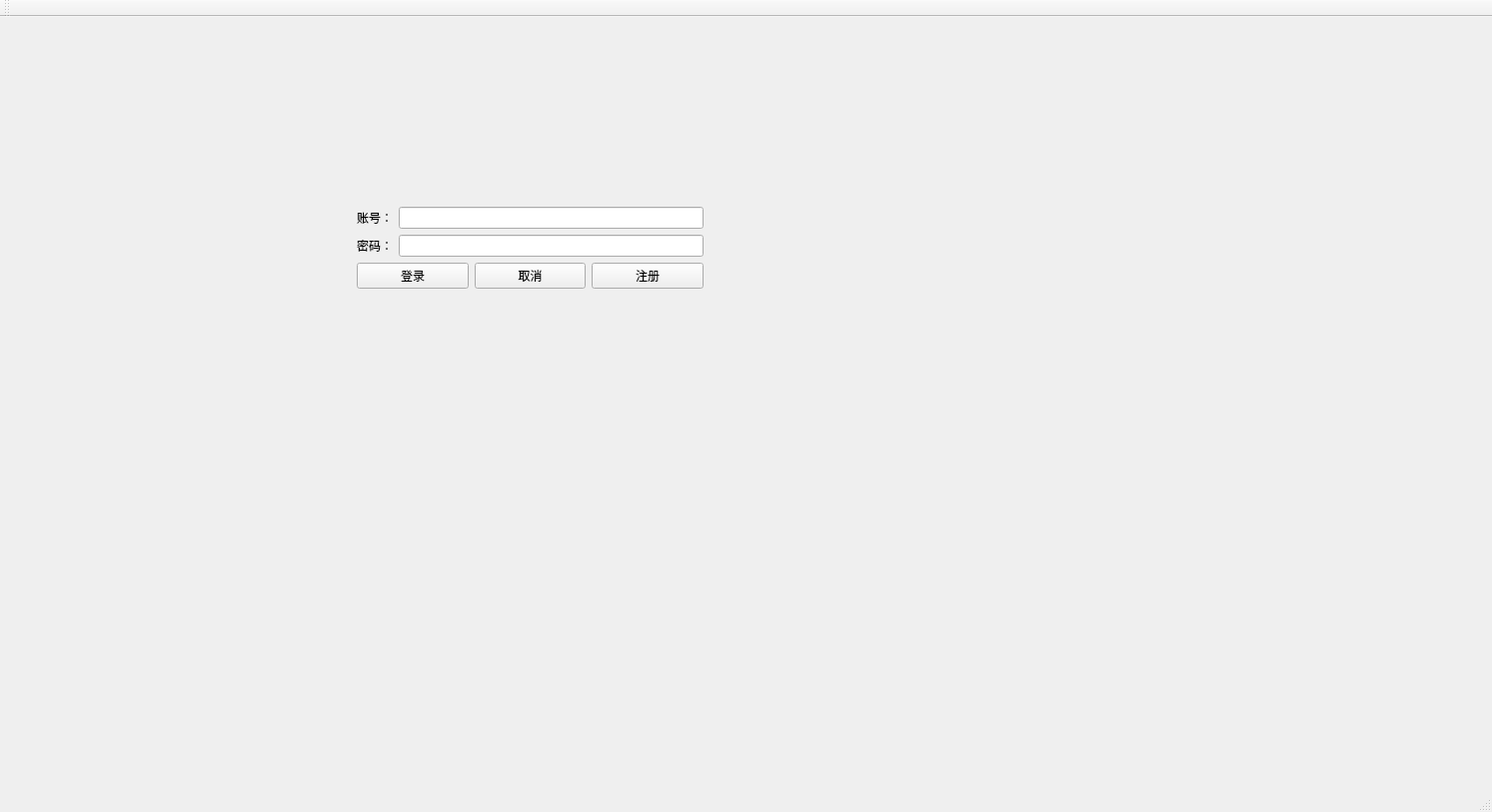
<?xml version="1.0" encoding="UTF-8"?>
<ui version="4.0">
 <class>MainWindow</class>
 <widget class="QMainWindow" name="MainWindow">
  <property name="geometry">
   <rect>
    <x>0</x>
    <y>0</y>
    <width>1493</width>
    <height>813</height>
   </rect>
  </property>
  <property name="windowTitle">
   <string>MainWindow</string>
  </property>
  <widget class="QWidget" name="start_up">
   <property name="acceptDrops">
    <bool>false</bool>
   </property>
   <property name="autoFillBackground">
    <bool>false</bool>
   </property>
   <widget class="QWidget" name="">
    <property name="geometry">
     <rect>
      <x>0</x>
      <y>0</y>
      <width>1061</width>
      <height>461</height>
     </rect>
    </property>
    <layout class="QHBoxLayout" name="horizontalLayout_4">
     <item>
      <spacer name="left_space">
       <property name="orientation">
        <enum>Qt::Horizontal</enum>
       </property>
       <property name="sizeHint" stdset="0">
        <size>
         <width>40</width>
         <height>20</height>
        </size>
       </property>
      </spacer>
     </item>
     <item>
      <layout class="QVBoxLayout" name="verticalLayout_2">
       <item>
        <spacer name="up_space">
         <property name="orientation">
          <enum>Qt::Vertical</enum>
         </property>
         <property name="sizeHint" stdset="0">
          <size>
           <width>20</width>
           <height>40</height>
          </size>
         </property>
        </spacer>
       </item>
       <item>
        <layout class="QVBoxLayout" name="verticalLayout">
         <item>
          <layout class="QHBoxLayout" name="horizontalLayout">
           <item>
            <widget class="QLabel" name="label_account">
             <property name="text">
              <string>账号：</string>
             </property>
            </widget>
           </item>
           <item>
            <widget class="QLineEdit" name="line_account"/>
           </item>
          </layout>
         </item>
         <item>
          <layout class="QHBoxLayout" name="horizontalLayout_2">
           <item>
            <widget class="QLabel" name="label_password">
             <property name="text">
              <string>密码：</string>
             </property>
            </widget>
           </item>
           <item>
            <widget class="QLineEdit" name="line_password">
             <property name="echoMode">
              <enum>QLineEdit::Password</enum>
             </property>
            </widget>
           </item>
          </layout>
         </item>
         <item>
          <layout class="QHBoxLayout" name="horizontalLayout_3">
           <item>
            <widget class="QPushButton" name="sign_in_button">
             <property name="text">
              <string>登录</string>
             </property>
            </widget>
           </item>
           <item>
            <widget class="QPushButton" name="button_cancel">
             <property name="text">
              <string>取消</string>
             </property>
            </widget>
           </item>
           <item>
            <widget class="QPushButton" name="button_sign_up">
             <property name="text">
              <string>注册</string>
             </property>
            </widget>
           </item>
          </layout>
         </item>
        </layout>
       </item>
       <item>
        <spacer name="down_space">
         <property name="orientation">
          <enum>Qt::Vertical</enum>
         </property>
         <property name="sizeHint" stdset="0">
          <size>
           <width>20</width>
           <height>40</height>
          </size>
         </property>
        </spacer>
       </item>
      </layout>
     </item>
     <item>
      <spacer name="right_space">
       <property name="orientation">
        <enum>Qt::Horizontal</enum>
       </property>
       <property name="sizeHint" stdset="0">
        <size>
         <width>40</width>
         <height>20</height>
        </size>
       </property>
      </spacer>
     </item>
    </layout>
   </widget>
  </widget>
  <widget class="QMenuBar" name="menuBar">
   <property name="geometry">
    <rect>
     <x>0</x>
     <y>0</y>
     <width>1493</width>
     <height>23</height>
    </rect>
   </property>
  </widget>
  <widget class="QToolBar" name="mainToolBar">
   <attribute name="toolBarArea">
    <enum>TopToolBarArea</enum>
   </attribute>
   <attribute name="toolBarBreak">
    <bool>false</bool>
   </attribute>
  </widget>
  <widget class="QStatusBar" name="statusBar"/>
 </widget>
 <layoutdefault spacing="6" margin="11"/>
 <resources/>
 <connections/>
</ui>
